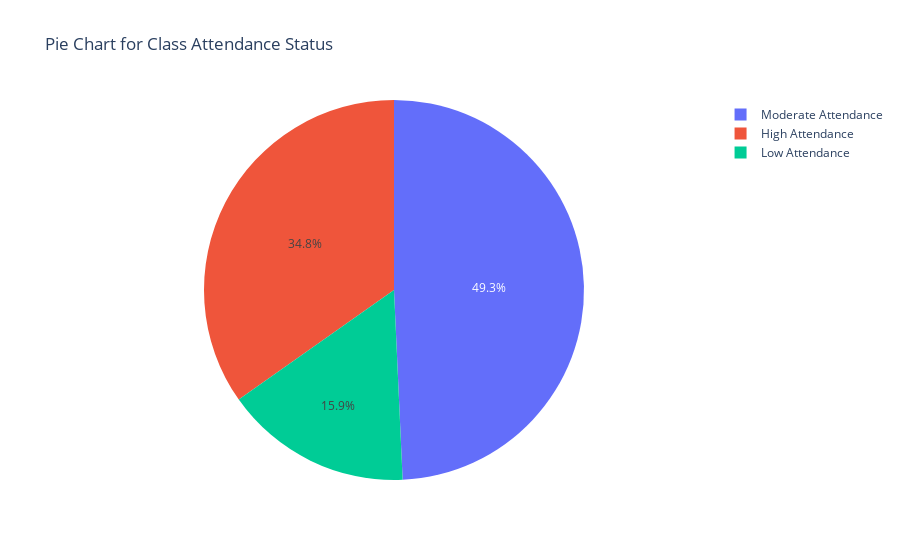

This figure's notebook cell:
### Markdown cell above
# Pie Chart for Class Attendance Status

### Code cell
attendance_status_labels = ['Low Attendance', 'Moderate Attendance', 'High Attendance']
attendance_status_bins = [0, 75, 90, 100]
attendance_status_counts = pd.cut(df['ATTENDANCE PERCENTAGE'], bins=attendance_status_bins, labels=attendance_status_labels).value_counts()

pie_chart_attendance_status = px.pie(names=attendance_status_counts.index, values=attendance_status_counts.values,
                                     title='Pie Chart for Class Attendance Status')
pie_chart_attendance_status.show()

### Figure 1 — Plotly figure (JSON) as saved in the notebook; plotly's stock layout.template omitted (floating-point values rounded to 4 significant figures)
{"data": [{"domain": {"x": [0, 1], "y": [0, 1]}, "hovertemplate": "label=%{label}<br>value=%{value}<extra></extra>", "labels": ["Moderate Attendance", "High Attendance", "Low Attendance"], "legendgroup": "", "name": "", "showlegend": true, "type": "pie", "values": [34, 24, 11]}], "layout": {"legend": {"tracegroupgap": 0}, "title": {"text": "Pie Chart for Class Attendance Status"}}}
